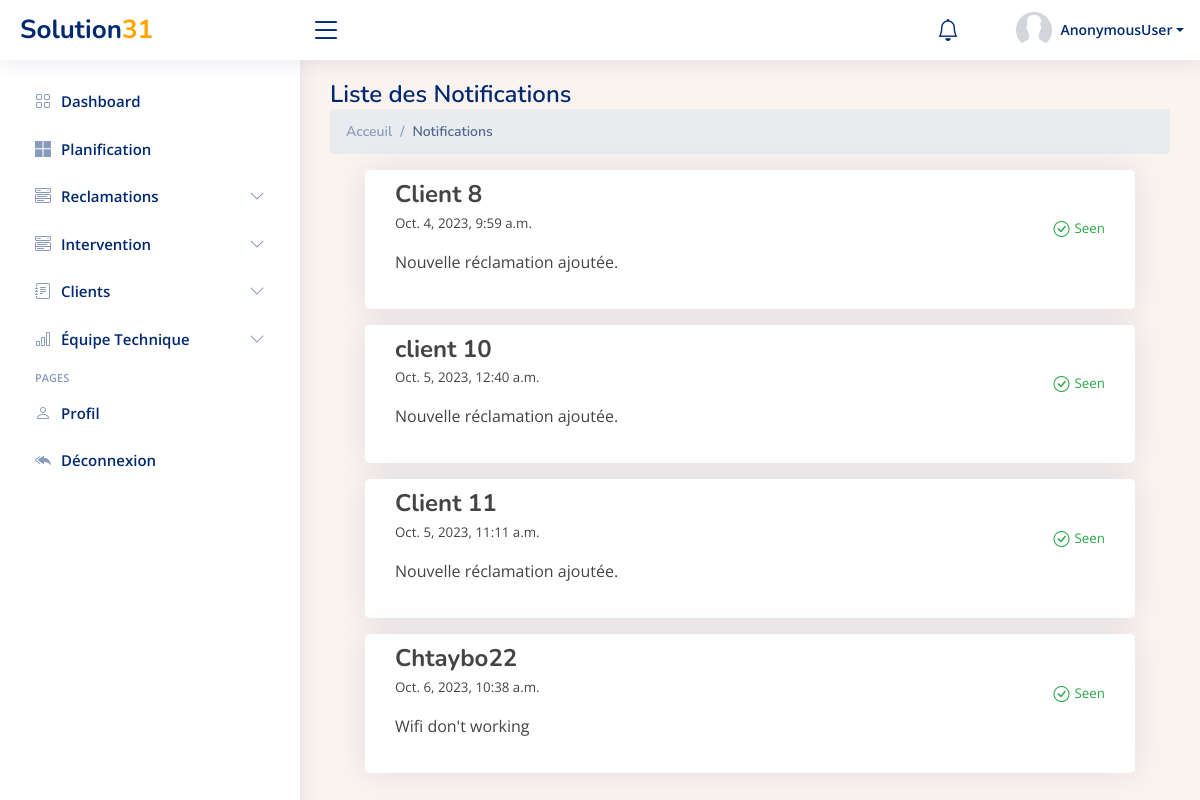
Page /notifications/ on the earlier database version.
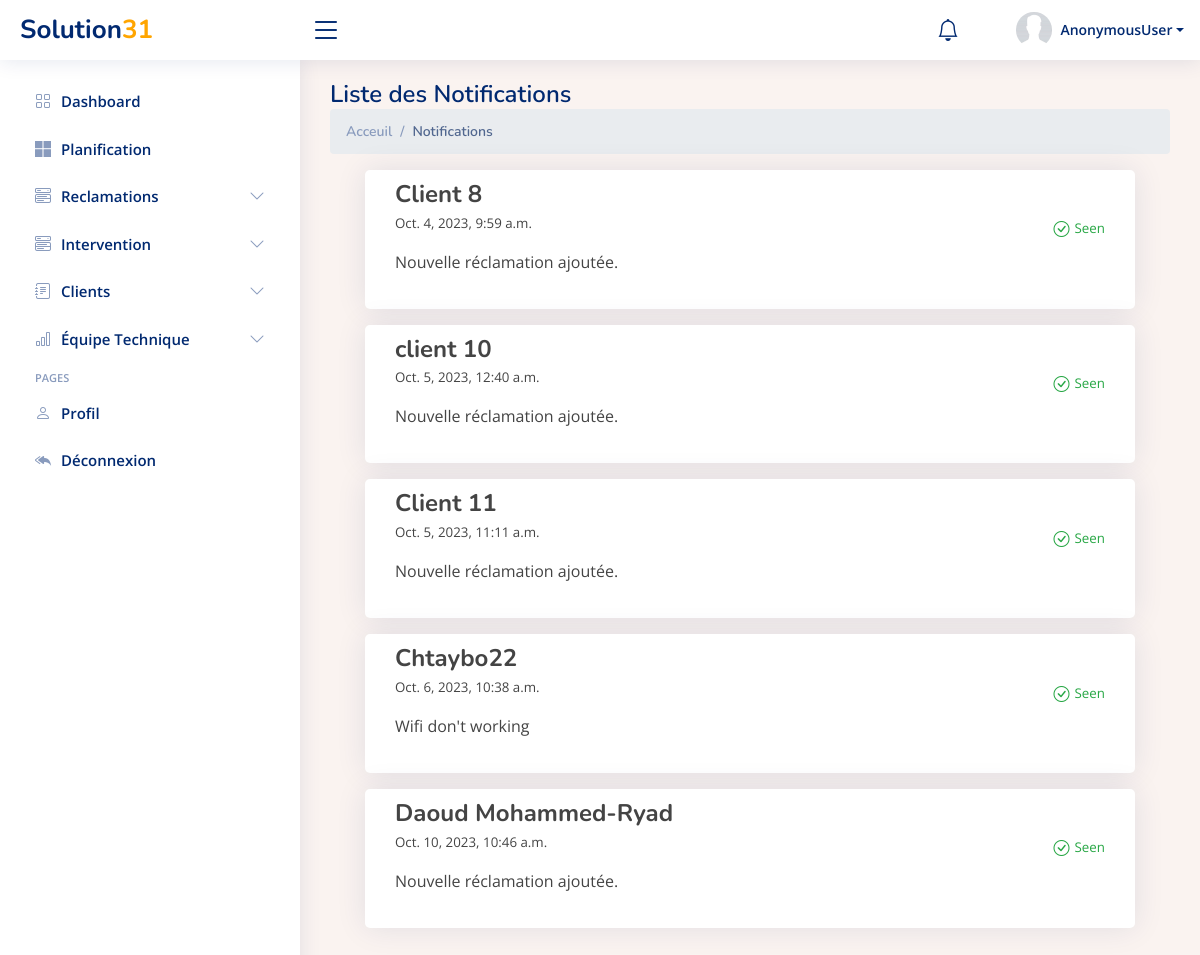
Same page on the later database version.
### Dashboard/models.py (models this page shows, shortened)
class Notification(models.Model):
    username = models.CharField(max_length=255,null=True,blank=True)
    message = models.CharField(max_length=255)
    created_at = models.DateTimeField(auto_now_add=True)
    is_read = models.BooleanField(default=False)

### Dashboard/views.py (the view)
# urls.py: path('notifications/',notifications ,name='notifications'),
def notifications(request):
    notifications= Notification.objects.all()
    return render(request, 'Dashboard/notifications.html',{'notifications':notifications})

### Dashboard/templates/Dashboard/notifications.html (shortened to what this page needs)
{% extends 'Dashboard/main.html' %}
{% block content %}
  <main id="main" class="main">
    <div class="pagetitle">
      <h1>Liste des Notifications</h1>
      <nav>
        <ol class="breadcrumb">
          <li class="breadcrumb-item"><a href="index.html">Acceuil</a></li>
          <li class="breadcrumb-item active">Notifications</li>
        </ol>
      </nav>
    </div>
    <section class="section dashboard">
    <div class="col-12">
        <div class="card-body ">
          {% for notification in notifications %}
              <div class="card mb-3">
                <div class="card-body">
                <li class="notification-item">
                  <div class="notification-content">
                    <h4 class="username">{{notification.username}}</h4>
                    <p class="created-at">{{notification.created_at}}</p>
                    <p class="message">{{notification.message}}</p>
                  </div>
                  <div class="notification-seen">
                    <i class="bi bi-check-circle text-success"></i>
                    <span class="seen-text">Seen</span>
                  </div>
                </li>
               </div>
              </div>
          {% endfor %}
         </div>
        </div>
    </section>
  </main>
{% endblock content %}

Differences in the rows shown:
added Notification: username "Daoud Mohammed-Ryad", created_at "Oct. 10, 2023, 10:46 a.m.", message "Nouvelle réclamation ajoutée."
